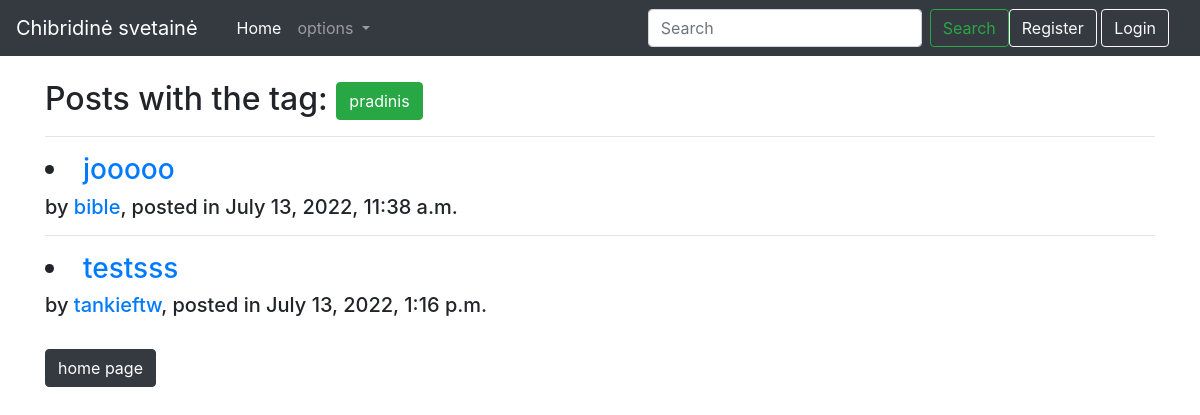
Before: /tags/1 with the older database file.
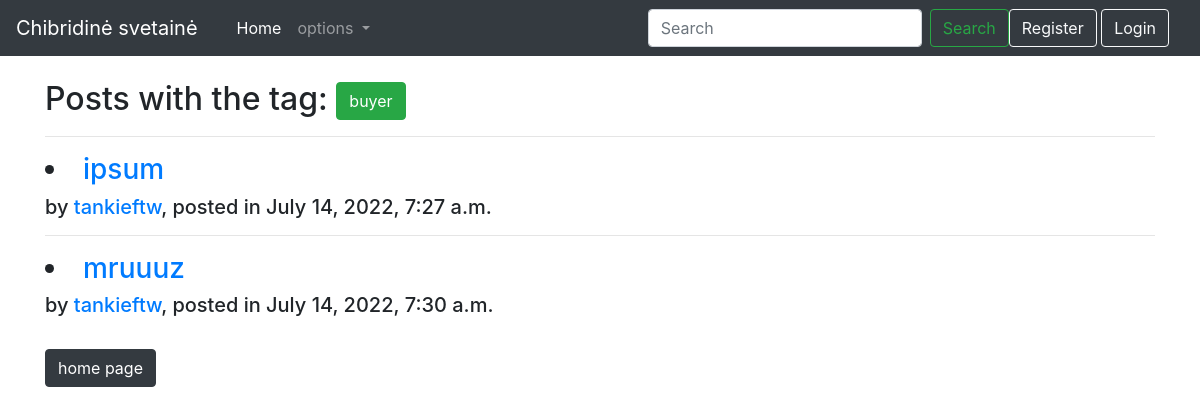
After: the same page with the newer database file.
### CCiongo/models.py (models this page shows, shortened)
class Tagg(models.Model):
    name = models.CharField('tagg', max_length=100)

class Puslapis(models.Model):
    title = models.CharField(max_length=200)
    author = models.ForeignKey(User, on_delete=models.SET_NULL, null=True, related_name='posts')
    tag = models.ManyToManyField(Tagg, related_name='posts')
    content = HTMLField(max_length=20000, null=True, blank=True)
    date_created = models.DateTimeField(auto_now_add=True ,null =True)

### CCiongo/views.py (the view)
# urls.py: path('tags/<int:pk>', TagView.as_view(), name = "tagg"),
class TagView(DetailView):
    model = Tagg
    template_name = 'taggs.html'

### CCiongo/templates/taggs.html
{% extends 'base.html' %}
{% block content %}
<br>
<h2>Posts with the tag:  <small class="btn btn-success">{{ object.name }}</small></h2>
{% for post in object.posts.all %}
<hr>
<h3><li><a href="{% url 'blog' post.pk %}">{{ post.title }}</a></h3><h5>by <a href="{% url 'author' post.author.id %}">{{ post.author }}</a>, posted in {{ post.date_created }}</h5></li>
{% endfor %}
<div><br><a href="{% url 'home' %}" class="btn btn-dark">home page</a></div>
{% endblock %}

### CCiongo/templates/base.html (shortened to what this page needs)
<!doctype html>
<html lang="en">
  <head>
    <link rel="stylesheet" href="https://cdn.jsdelivr.net/npm/bootstrap@4.4.1/dist/css/bootstrap.min.css">
  </head>
  <body>
    <nav class="navbar navbar-expand-lg navbar-dark bg-dark">
        <a class="navbar-brand">Chibridinė svetainė</a>
          <div class="container">
            <div class="collapse navbar-collapse" id="navbarSupportedContent">
              <ul class="navbar-nav mr-auto">
                <li class="nav-item active">
                  <a class="nav-link" href="{% url 'home' %}">Home <span class="sr-only">(current)</span></a>
                </li>
                <li class="nav-item dropdown">
                  <a class="nav-link dropdown-toggle" href="#" id="navbarDropdown" role="button" data-toggle="dropdown" aria-haspopup="true" aria-expanded="false">
                    options
                  </a>
                </li>
              </ul>
              <form class="form-inline my-2 my-lg-0">
                <input class="form-control mr-sm-2" type="search" placeholder="Search" aria-label="Search">
                  <button class="btn btn-outline-success my-2 my-sm-0" type="submit">Search</button>
                  {% if user.is_authenticated %}
                    <form class="form-inline my-2 my-lg-0">
                      <a href="{% url 'logout' %}" tabindex="1" class="btn btn-outline-light" type="submit">Logout</a>
                    </form>
                  {% else %}
                    <div>
                      <form class="form-inline my-2 my-lg-0">
                        <a href="{% url 'register' %}" class="btn btn-outline-light" type="submit">Register</a>
                        <a href="{% url 'login' %}" tabindex="1" class="btn btn-outline-light" type="submit">Login</a>
                      </form>
                    </div>
                  {% endif %}
              </form>
            </div>
          </div>
      </nav>
<div class = 'container'>
{% block content %}
{% endblock %}
</div>
  </body>
</html>

Changed rows visible on the page:
removed Puslapis: title "jooooo", author "bible", date_created "July 13, 2022, 11:38 a.m."
removed Puslapis: title "testsss", author "tankieftw", date_created "July 13, 2022, 1:16 p.m."
changed Tagg: name "pradinis" → "buyer"
added Puslapis: title "ipsum", author "tankieftw", date_created "July 14, 2022, 7:27 a.m."
added Puslapis: title "mruuuz", author "tankieftw", date_created "July 14, 2022, 7:30 a.m."
